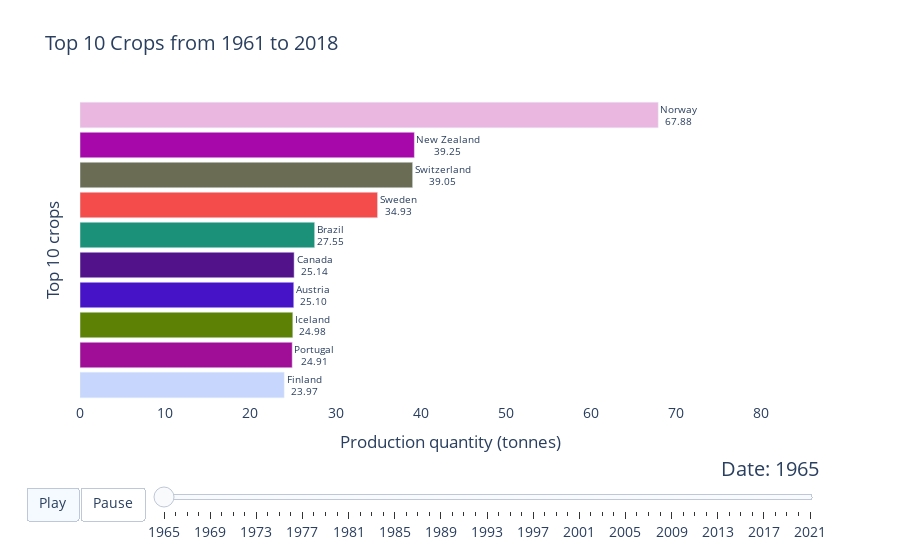

Notebook code cell kept with this figure:
### Code cell
my_raceplot = barplot(pais_df,
                      item_column='País',
                      value_column='Renovables (% Energía Primaria Equivalente)',
                      time_column='Año')

my_raceplot.plot(title = 'Top 10 Crops from 1961 to 2018',
                 item_label = 'Top 10 crops',
                 value_label = 'Production quantity (tonnes)',
                 frame_duration = 800)

### Figure 1 — Plotly figure (JSON) as saved in the notebook; plotly's stock layout.template omitted (floating-point values rounded to 4 significant figures)
{"data": [{"cliponaxis": false, "hoverinfo": "all", "marker": {"color": ["rgb(198, 214, 252)", "rgb(160, 14, 152)", "rgb(93, 129, 5)", "rgb(71, 19, 199)", "rgb(82, 18, 138)", "rgb(26, 145, 120)", "rgb(244, 76, 75)", "rgb(106, 108, 83)", "rgb(167, 8, 169)", "rgb(233, 183, 224)"]}, "orientation": "h", "textangle": 0, "textposition": "outside", "texttemplate": "%{y}<br>%{x:.4s}", "type": "bar", "x": [23.97, 24.91, 24.98, 25.1, 25.14, 27.55, 34.93, 39.05, 39.25, 67.88], "y": ["Finland", "Portugal", "Iceland", "Austria", "Canada", "Brazil", "Sweden", "Switzerland", "New Zealand", "Norway"]}], "layout": {"bargap": 0.15, "font": {"size": 14}, "plot_bgcolor": "#FFFFFF", "sliders": [{"active": 0, "currentvalue": {"font": {"size": 20}, "prefix": "Date: ", "visible": true, "xanchor": "right"}, "len": 0.9, "pad": {"b": 10, "t": 50}, "steps": [{"args": [["1965"], {"frame": {"duration": 800, "redraw": false}, "mode": "immediate", "transition": {"duration": 800}}], "label": "1965", "method": "animate"}, {"args": [["1966"], {"frame": {"duration": 800, "redraw": false}, "mode": "immediate", "transition": {"duration": 800}}], "label": "1966", "method": "animate"}, {"args": [["1967"], {"frame": {"duration": 800, "redraw": false}, "mode": "immediate", "transition": {"duration": 800}}], "label": "1967", "method": "animate"}, {"args": [["1968"], {"frame": {"duration": 800, "redraw": false}, "mode": "immediate", "transition": {"duration": 800}}], "label": "1968", "method": "animate"}, {"args": [["1969"], {"frame": {"duration": 800, "redraw": false}, "mode": "immediate", "transition": {"duration": 800}}], "label": "1969", "method": "animate"}, {"args": [["1970"], {"frame": {"duration": 800, "redraw": false}, "mode": "immediate", "transition": {"duration": 800}}], "label": "1970", "method": "animate"}, {"args": [["1971"], {"frame": {"duration": 800, "redraw": false}, "mode": "immediate", "transition": {"duration": 800}}], "label": "1971", "method": "animate"}, {"args": [["1972"], {"frame": {"duration": 800, "redraw": false}, "mode": "immediate", "transition": {"duration": 800}}], "label": "1972", "method": "animate"}, {"args": [["1973"], {"frame": {"duration": 800, "redraw": false}, "mode": "immediate", "transition": {"duration": 800}}], "label": "1973", "method": "animate"}, {"args": [["1974"], {"frame": {"duration": 800, "redraw": false}, "mode": "immediate", "transition": {"duration": 800}}], "label": "1974", "method": "animate"}, {"args": [["1975"], {"frame": {"duration": 800, "redraw": false}, "mode": "immediate", "transition": {"duration": 800}}], "label": "1975", "method": "animate"}, {"args": [["1976"], {"frame": {"duration": 800, "redraw": false}, "mode": "immediate", "transition": {"duration": 800}}], "label": "1976", "method": "animate"}, {"args": [["1977"], {"frame": {"duration": 800, "redraw": false}, "mode": "immediate", "transition": {"duration": 800}}], "label": "1977", "method": "animate"}, {"args": [["1978"], {"frame": {"duration": 800, "redraw": false}, "mode": "immediate", "transition": {"duration": 800}}], "label": "1978", "method": "animate"}, {"args": [["1979"], {"frame": {"duration": 800, "redraw": false}, "mode": "immediate", "transition": {"duration": 800}}], "label": "1979", "method": "animate"}, {"args": [["1980"], {"frame": {"duration": 800, "redraw": false}, "mode": "immediate", "transition": {"duration": 800}}], "label": "1980", "method": "animate"}, {"args": [["1981"], {"frame": {"duration": 800, "redraw": false}, "mode": "immediate", "transition": {"duration": 800}}], "label": "1981", "method": "animate"}, {"args": [["1982"], {"frame": {"duration": 800, "redraw": false}, "mode": "immediate", "transition": {"duration": 800}}], "label": "1982", "method": "animate"}, {"args": [["1983"], {"frame": {"duration": 800, "redraw": false}, "mode": "immediate", "transition": {"duration": 800}}], "label": "1983", "method": "animate"}, {"args": [["1984"], {"frame": {"duration": 800, "redraw": false}, "mode": "immediate", "transition": {"duration": 800}}], "label": "1984", "method": "animate"}, {"args": [["1985"], {"frame": {"duration": 800, "redraw": false}, "mode": "immediate", "transition": {"duration": 800}}], "label": "1985", "method": "animate"}, {"args": [["1986"], {"frame": {"duration": 800, "redraw": false}, "mode": "immediate", "transition": {"duration": 800}}], "label": "1986", "method": "animate"}, {"args": [["1987"], {"frame": {"duration": 800, "redraw": false}, "mode": "immediate", "transition": {"duration": 800}}], "label": "1987", "method": "animate"}, {"args": [["1988"], {"frame": {"duration": 800, "redraw": false}, "mode": "immediate", "transition": {"duration": 800}}], "label": "1988", "method": "animate"}, {"args": [["1989"], {"frame": {"duration": 800, "redraw": false}, "mode": "immediate", "transition": {"duration": 800}}], "label": "1989", "method": "animate"}, {"args": [["1990"], {"frame": {"duration": 800, "redraw": false}, "mode": "immediate", "transition": {"duration": 800}}], "label": "1990", "method": "animate"}, {"args": [["1991"], {"frame": {"duration": 800, "redraw": false}, "mode": "immediate", "transition": {"duration": 800}}], "label": "1991", "method": "animate"}, {"args": [["1992"], {"frame": {"duration": 800, "redraw": false}, "mode": "immediate", "transition": {"duration": 800}}], "label": "1992", "method": "animate"}, {"args": [["1993"], {"frame": {"duration": 800, "redraw": false}, "mode": "immediate", "transition": {"duration": 800}}], "label": "1993", "method": "animate"}, {"args": [["1994"], {"frame": {"duration": 800, "redraw": false}, "mode": "immediate", "transition": {"duration": 800}}], "label": "1994", "method": "animate"}, {"args": [["1995"], {"frame": {"duration": 800, "redraw": false}, "mode": "immediate", "transition": {"duration": 800}}], "label": "1995", "method": "animate"}, {"args": [["1996"], {"frame": {"duration": 800, "redraw": false}, "mode": "immediate", "transition": {"duration": 800}}], "label": "1996", "method": "animate"}, {"args": [["1997"], {"frame": {"duration": 800, "redraw": false}, "mode": "immediate", "transition": {"duration": 800}}], "label": "1997", "method": "animate"}, {"args": [["1998"], {"frame": {"duration": 800, "redraw": false}, "mode": "immediate", "transition": {"duration": 800}}], "label": "1998", "method": "animate"}, {"args": [["1999"], {"frame": {"duration": 800, "redraw": false}, "mode": "immediate", "transition": {"duration": 800}}], "label": "1999", "method": "animate"}, {"args": [["2000"], {"frame": {"duration": 800, "redraw": false}, "mode": "immediate", "transition": {"duration": 800}}], "label": "2000", "method": "animate"}, {"args": [["2001"], {"frame": {"duration": 800, "redraw": false}, "mode": "immediate", "transition": {"duration": 800}}], "label": "2001", "method": "animate"}, {"args": [["2002"], {"frame": {"duration": 800, "redraw": false}, "mode": "immediate", "transition": {"duration": 800}}], "label": "2002", "method": "animate"}, {"args": [["2003"], {"frame": {"duration": 800, "redraw": false}, "mode": "immediate", "transition": {"duration": 800}}], "label": "2003", "method": "animate"}, {"args": [["2004"], {"frame": {"duration": 800, "redraw": false}, "mode": "immediate", "transition": {"duration": 800}}], "label": "2004", "method": "animate"}, {"args": [["2005"], {"frame": {"duration": 800, "redraw": false}, "mode": "immediate", "transition": {"duration": 800}}], "label": "2005", "method": "animate"}, {"args": [["2006"], {"frame": {"duration": 800, "redraw": false}, "mode": "immediate", "transition": {"duration": 800}}], "label": "2006", "method": "animate"}, {"args": [["2007"], {"frame": {"duration": 800, "redraw": false}, "mode": "immediate", "transition": {"duration": 800}}], "label": "2007", "method": "animate"}, {"args": [["2008"], {"frame": {"duration": 800, "redraw": false}, "mode": "immediate", "transition": {"duration": 800}}], "label": "2008", "method": "animate"}, {"args": [["2009"], {"frame": {"duration": 800, "redraw": false}, "mode": "immediate", "transition": {"duration": 800}}], "label": "2009", "method": "animate"}, {"args": [["2010"], {"frame": {"duration": 800, "redraw": false}, "mode": "immediate", "transition": {"duration": 800}}], "label": "2010", "method": "animate"}, {"args": [["2011"], {"frame": {"duration": 800, "redraw": false}, "mode": "immediate", "transition": {"duration": 800}}], "label": "2011", "method": "animate"}, {"args": [["2012"], {"frame": {"duration": 800, "redraw": false}, "mode": "immediate", "transition": {"duration": 800}}], "label": "2012", "method": "animate"}, {"args": [["2013"], {"frame": {"duration": 800, "redraw": false}, "mode": "immediate", "transition": {"duration": 800}}], "label": "2013", "method": "animate"}, {"args": [["2014"], {"frame": {"duration": 800, "redraw": false}, "mode": "immediate", "transition": {"duration": 800}}], "label": "2014", "method": "animate"}, {"args": [["2015"], {"frame": {"duration": 800, "redraw": false}, "mode": "immediate", "transition": {"duration": 800}}], "label": "2015", "method": "animate"}, {"args": [["2016"], {"frame": {"duration": 800, "redraw": false}, "mode": "immediate", "transition": {"duration": 800}}], "label": "2016", "method": "animate"}, {"args": [["2017"], {"frame": {"duration": 800, "redraw": false}, "mode": "immediate", "transition": {"duration": 800}}], "label": "2017", "method": "animate"}, {"args": [["2018"], {"frame": {"duration": 800, "redraw": false}, "mode": "immediate", "transition": {"duration": 800}}], "label": "2018", "method": "animate"}, {"args": [["2019"], {"frame": {"duration": 800, "redraw": false}, "mode": "immediate", "transition": {"duration": 800}}], "label": "2019", "method": "animate"}, {"args": [["2020"], {"frame": {"duration": 800, "redraw": false}, "mode": "immediate", "transition": {"duration": 800}}], "label": "2020", "method": "animate"}, {"args": [["2021"], {"frame": {"duration": 800, "redraw": false}, "mode": "immediate", "transition": {"duration": 800}}], "label": "2021", "method": "animate"}], "transition": {"duration": 300, "easing": "cubic-in-out"}, "x": 0.1, "xanchor": "left", "y": 0, "yanchor": "top"}], "title": {"text": "Top 10 Crops from 1961 to 2018"}, "updatemenus": [{"buttons": [{"args": [null, {"frame": {"duration": 800, "redraw": false}, "fromcurrent": true, "transition": {"duration": 800, "easing": "quadratic-in-out"}}], "label": "Play", "method": "animate"}, {"args": [[null], {"frame": {"duration": 0, "redraw": false}, "mode": "immediate", "transition": {"duration": 0}}], "label": "Pause", "method": "animate"}], "direction": "left", "pad": {"r": 10, "t": 87}, "showactive": true, "type": "buttons", "x": 0.1, "xanchor": "right", "y": 0, "yanchor": "top"}], "xaxis": {"range": [0, 86.87], "showline": true, "showticklabels": true, "title": {"text": "Production quantity (tonnes)"}, "visible": true}, "yaxis": {"showline": false, "showticklabels": false, "title": {"text": "Top 10 crops"}, "visible": true}}}
